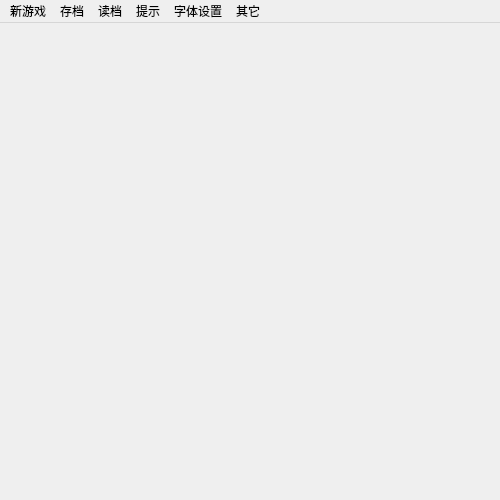
<?xml version="1.0" encoding="UTF-8"?>
<ui version="4.0">
 <class>MainWindow</class>
 <widget class="QMainWindow" name="MainWindow">
  <property name="geometry">
   <rect>
    <x>0</x>
    <y>0</y>
    <width>500</width>
    <height>500</height>
   </rect>
  </property>
  <property name="sizePolicy">
   <sizepolicy hsizetype="Expanding" vsizetype="Expanding">
    <horstretch>0</horstretch>
    <verstretch>0</verstretch>
   </sizepolicy>
  </property>
  <property name="minimumSize">
   <size>
    <width>500</width>
    <height>500</height>
   </size>
  </property>
  <property name="baseSize">
   <size>
    <width>700</width>
    <height>700</height>
   </size>
  </property>
  <property name="windowTitle">
   <string>MainWindow</string>
  </property>
  <widget class="QWidget" name="centralWidget"/>
  <widget class="QMenuBar" name="menuBar">
   <property name="geometry">
    <rect>
     <x>0</x>
     <y>0</y>
     <width>500</width>
     <height>28</height>
    </rect>
   </property>
   <widget class="QMenu" name="setFont">
    <property name="title">
     <string>字体设置</string>
    </property>
    <addaction name="action"/>
    <addaction name="action_2"/>
   </widget>
   <widget class="QMenu" name="newGame">
    <property name="title">
     <string>新游戏</string>
    </property>
   </widget>
   <widget class="QMenu" name="saveGame">
    <property name="title">
     <string>存档</string>
    </property>
   </widget>
   <widget class="QMenu" name="loadGame">
    <property name="title">
     <string>读档</string>
    </property>
   </widget>
   <widget class="QMenu" name="menu">
    <property name="title">
     <string>其它</string>
    </property>
    <addaction name="show_shortcuts"/>
    <addaction name="action_5"/>
    <addaction name="action_6"/>
   </widget>
   <widget class="QMenu" name="menu_2">
    <property name="title">
     <string>提示</string>
    </property>
    <addaction name="action_help"/>
   </widget>
   <addaction name="newGame"/>
   <addaction name="saveGame"/>
   <addaction name="loadGame"/>
   <addaction name="menu_2"/>
   <addaction name="setFont"/>
   <addaction name="menu"/>
  </widget>
  <action name="action">
   <property name="text">
    <string>主数字</string>
   </property>
  </action>
  <action name="action_2">
   <property name="text">
    <string>键盘字体</string>
   </property>
  </action>
  <action name="action_5">
   <property name="text">
    <string>查看规则</string>
   </property>
  </action>
  <action name="action_6">
   <property name="text">
    <string>关于本软件</string>
   </property>
  </action>
  <action name="action_help">
   <property name="text">
    <string>获得提示</string>
   </property>
  </action>
  <action name="show_shortcuts">
   <property name="text">
    <string>查看快捷键</string>
   </property>
  </action>
 </widget>
 <layoutdefault spacing="6" margin="11"/>
 <resources/>
 <connections/>
</ui>
